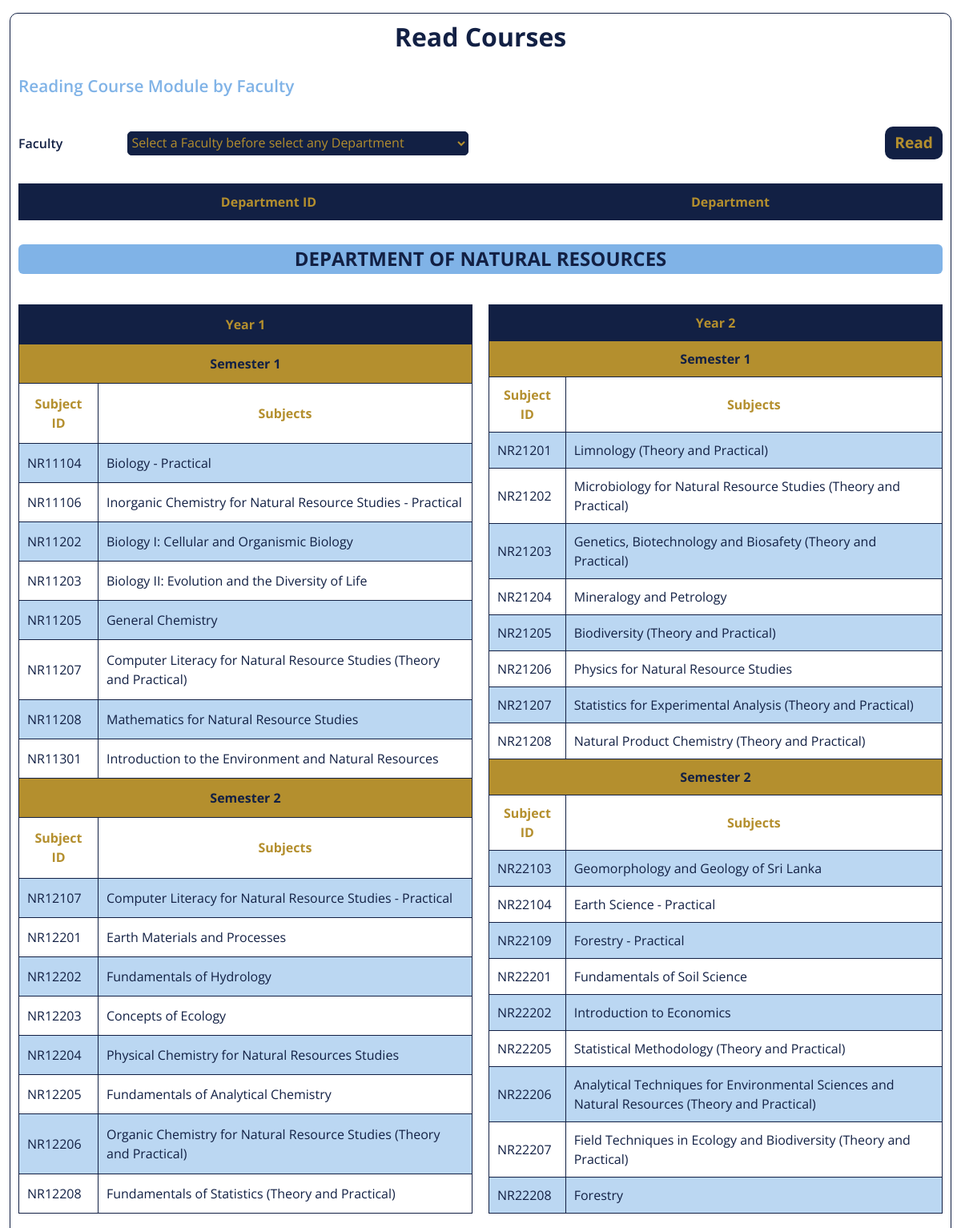
Page /admin/read.php?read=APN (upper part) on the committed database.
### tables this page shows
CREATE TABLE `department` (
  `date` datetime NOT NULL,
  `department_id` varchar(5) NOT NULL,
  `department_name` varchar(100) NOT NULL,
  `faculty_id` varchar(5) DEFAULT NULL
);

CREATE TABLE `subject` (
  `subject_id` varchar(20) NOT NULL,
  `department_id` varchar(5) NOT NULL,
  `Year` int(11) NOT NULL,
  `semester` int(11) NOT NULL,
  `subject_name` varchar(255) NOT NULL
);

### Includes/function.php (the view, shortened to what this page needs)
<?php
function YearSemTables($con, $did, $year)
{
  echo "
        <tr>
          <th colspan='2' class='tradi-yellow1-bg tradi-blue1'>Semester 1</th>
        </tr>
        <tr>
            <th>Subject ID</th>
            <th>Subjects</th>
        </tr>
        ";
  $selectQuery1 = "SELECT * FROM `subject` WHERE `department_id`='$did' AND `Year`='$year' AND `semester`='1'";
  $result1 = mysqli_query($con, $selectQuery1);
  while ($row = mysqli_fetch_assoc($result1)) {
    echo "
          <tr>
            <td>{$row['subject_id']}</td>
            <td>{$row['subject_name']}</td>
          </tr>
          ";
  }
  echo "
          <tr>
            <th colspan='2' class='tradi-yellow1-bg tradi-blue1'>Semester 2</th>
          </tr>
          <tr>
            <th>Subject ID</th>
            <th>Subjects</th>
          </tr>
        ";
  $selectQuery1 = "SELECT * FROM `subject` WHERE `department_id`='$did' AND `Year`='$year' AND `semester`='2'";
  $result1 = mysqli_query($con, $selectQuery1);
  while ($row = mysqli_fetch_assoc($result1)) {
    echo "
          <tr>
            <td>{$row['subject_id']}</td>
            <td>{$row['subject_name']}</td>
          </tr>
          ";
  }
}

### admin/read.php (shortened to what this page needs)
<?php
require '../Includes/connection.php';
include('../Includes/function.php');
?>
<!DOCTYPE html>
<html lang="en">
<head>
  <link
    href="https://cdn.jsdelivr.net/npm/bootstrap@5.3.7/dist/css/bootstrap.min.css"
    rel="stylesheet"
 />
  <link rel="stylesheet" href="../style.css" />
  <link rel="stylesheet" href="https://cdnjs.cloudflare.com/ajax/libs/font-awesome/7.0.0/css/all.min.css" />
  <link rel="stylesheet" href="../style.css" />
</head>
<body class="main-1">
  <div class="container-fluid">
    <form action="#facultySelection4" method="post" class="my-3">
      <div class="formContainer section1">
        <h2>Read Courses</h2>
        <h3>Reading Course Module by Faculty</h3>
        <label for="facultySelection4">Faculty</label>
        <select
          name="facultySelection4"
          id="facultySelection4"
          onchange="inputbarEnabler();departmentSelectUpdator('facultySelection4','DepartmentSelector1');"
          class="">
          <?php
          echo "<option value='0' selected hidden>Select a Faculty before select any Department</option>";
          ?>
        </select>
        <button type="submit" name="cb-1" class="btn btn-dark cb-1 read">
          Read
        </button>
        <?php
        echo "
        <table>
          <thead>
            <tr>
              <th>Department ID</th>
              <th>Department</th>
            </tr>
          </thead>
          <tbody>";
        echo "
          </tbody>
        </table>
        ";
        $did = $_GET['read'] ?? "";
        $selectQuery1 = "SELECT `date`, `department_id`, `department_name`, `faculty_id` FROM `department` WHERE `department_id`='$did'";
        $result1 = mysqli_query($con, $selectQuery1);
        $row1 = mysqli_fetch_assoc($result1);
        $DEPARTMENT = "DEPARTMENT OF " . strtoupper($row1['department_name'] ?? "");
        echo "<h4 class='text-center tradi-blue2-bg tradi-blue1 rounded p-1 fw-bold' style='grid-column:span 4' id='did'>{$DEPARTMENT}</h4>";
        echo "<div class='ftableContainer'>";
        echo   "<table class='fetchtable'>";
        echo    "<tr>
                    <th colspan='2' class='tradi-blue1-bg'>Year 1</th>
                  </tr>";
        if (!empty($_GET['read'])) {
          $did = $_GET['read'];
          $year = 1;
          YearSemTables($con, $did, $year);
        }
        echo   "</table>";
        echo   "<table class='fetchtable'>";
        echo    "<tr>
                    <th colspan='2' class='tradi-blue1-bg'>Year 2</th>
                  </tr>";
        if (!empty($_GET['read'])) {
          $did = $_GET['read'];
          $year = 2;
          YearSemTables($con, $did, $year);
        }
        echo   "</table>";
        echo  "</div>";
        ?>
      </div>
    </form>
  </div>
</body>
</html>

### style.css (style rules this page uses)
:root { --color1: #122044; --color2: #0f2763; --color2A: #12204400; --color3: #00154871; --color4: #ffe2a900; --color5: #1220441a; --color6: #80b3e7; --color7: #b0d8ff; --color8: #80b4e789; --color8A: #80b4e751; --color9: #b48f2e; --colorA: #ffcf55; --colorB: #ffe2a9a0; --colorC: #ffcf551a; --colorD: #ffe2a9; }
* { font-family: "Open Sans", sans-serif; }
.tradi-blue1 { color: var(--color1); }
.tradi-blue1-bg { background-color: var(--color1); }
.tradi-blue2-bg { background-color: var(--color6); }
.tradi-yellow1-bg { background-color: var(--color9); }
.buttonset > a:link, .buttonset > a:visited, button[type="submit"], .generalButton { font-size: 1.2em; border-radius: 10px; background-color: var(--color1); color: var(--color9); font-weight: 700; border: none; transition: all 0.3s; }
.formContainer { display: grid; grid-template-columns: 1fr 4fr 1fr 4fr; gap: 30px; border: var(--color1) 1px solid; padding: 10px; border-radius: 10px; }
select, .formContainer > input, .formContainer > select, .inputBarDesign { height: 30px; border: var(--color1) 1px solid; border-radius: 5px; background-color: #80b4e758; align-self: center; }
.formContainer > select { background-color: var(--color1); color: var(--color9); }
select { background-color: var(--color1); color: var(--color9); }
.formContainer > label, .faculties-check > label, .facultyCheckboxes > label, .facultyBatchboxes > label, .generalLabel { color: var(--color1); font-weight: 600; align-self: center; }
.formContainer > h2, .headType1 { grid-column: span 4; font-weight: 700; color: var(--color1); margin: auto; }
.formContainer > h3 { color: var(--color6); font-weight: 600; grid-column: span 4; font-size: 1.3em; }
button.cb-1 { margin: 0px; grid-column-start: 4; justify-self: end; }
.formContainer > table { grid-column: span 4; }
.ftableContainer { grid-column: span 4; display: grid; grid-template-columns: 1fr 1fr; gap: 20px; }
table > thead { background-color: var(--color1); color: white; }
table, th, tr, td { border: 1px solid var(--color1); }
td, th { padding: 10px; }
th { color: var(--color9); text-align: center; }
td { color: var(--color1); }
tbody > :nth-of-type(2n) { background-color: var(--color8); }
:root { --CCHead2: 28%; --captionBody2: 71.5%; }
:root { --hidout: -18vw; --hideout2: 11vw; --line: 71vh; --caption3height: 38.5vh; }

### rows in the picture
department: department_name "DEPARTMENT OF NATURAL RESOURCES"
subject: subject_id "NR11104", subject_name "Biology - Practical"
subject: subject_id "NR11106", subject_name "Inorganic Chemistry for Natural Resource Studies - Practical"
subject: subject_id "NR11202", subject_name "Biology I: Cellular and Organismic Biology"
subject: subject_id "NR11203", subject_name "Biology II: Evolution and the Diversity of Life"
subject: subject_id "NR11205", subject_name "General Chemistry"
subject: subject_id "NR11207", subject_name "Computer Literacy for Natural Resource Studies (Theory and Practical)"
subject: subject_id "NR11208", subject_name "Mathematics for Natural Resource Studies"
subject: subject_id "NR11301", subject_name "Introduction to the Environment and Natural Resources"
subject: subject_id "NR12107", subject_name "Computer Literacy for Natural Resource Studies - Practical"
subject: subject_id "NR12201", subject_name "Earth Materials and Processes"
subject: subject_id "NR12202", subject_name "Fundamentals of Hydrology"
subject: subject_id "NR12203", subject_name "Concepts of Ecology"
subject: subject_id "NR12204", subject_name "Physical Chemistry for Natural Resources Studies"
subject: subject_id "NR12205", subject_name "Fundamentals of Analytical Chemistry"
subject: subject_id "NR12206", subject_name "Organic Chemistry for Natural Resource Studies (Theory and Practical)"
subject: subject_id "NR12208", subject_name "Fundamentals of Statistics (Theory and Practical)"
subject: subject_id "NR21201", subject_name "Limnology (Theory and Practical)"
subject: subject_id "NR21202", subject_name "Microbiology for Natural Resource Studies (Theory and Practical)"
subject: subject_id "NR21203", subject_name "Genetics, Biotechnology and Biosafety (Theory and Practical)"
subject: subject_id "NR21204", subject_name "Mineralogy and Petrology"
subject: subject_id "NR21205", subject_name "Biodiversity (Theory and Practical)"
subject: subject_id "NR21206", subject_name "Physics for Natural Resource Studies"
subject: subject_id "NR21207", subject_name "Statistics for Experimental Analysis (Theory and Practical)"
subject: subject_id "NR21208", subject_name "Natural Product Chemistry (Theory and Practical)"
subject: subject_id "NR22103", subject_name "Geomorphology and Geology of Sri Lanka"
subject: subject_id "NR22104", subject_name "Earth Science - Practical"
subject: subject_id "NR22109", subject_name "Forestry - Practical"
subject: subject_id "NR22201", subject_name "Fundamentals of Soil Science"
subject: subject_id "NR22202", subject_name "Introduction to Economics"
subject: subject_id "NR22205", subject_name "Statistical Methodology (Theory and Practical)"
subject: subject_id "NR22206", subject_name "Analytical Techniques for Environmental Sciences and Natural Resources (Theory and Practical)"
subject: subject_id "NR22207", subject_name "Field Techniques in Ecology and Biodiversity (Theory and Practical)"
subject: subject_id "NR22208", subject_name "Forestry"
